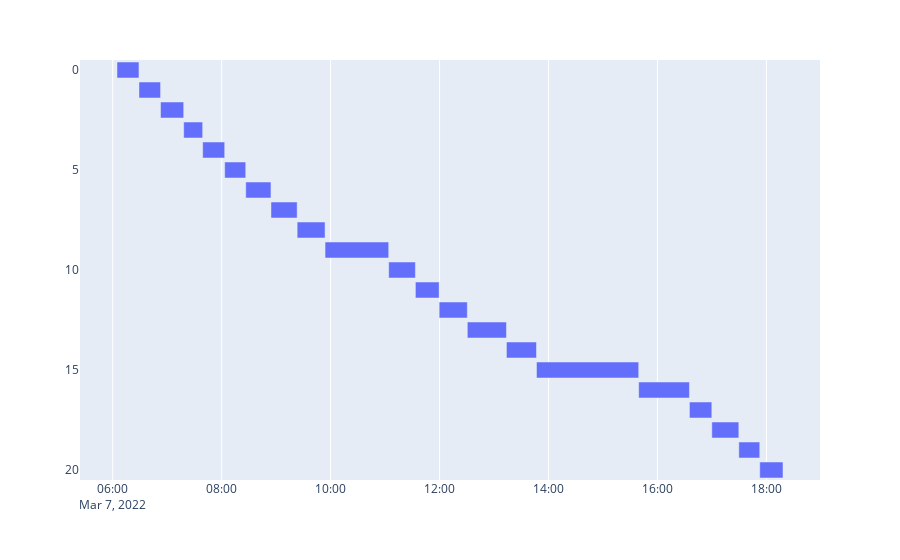

Notebook source saved alongside this figure:
### Code cell
#Look at predicted trip recordings
start_end_each_trip_dict_automated = [dict(Start=trips.positions[0].timestamp, End=trips.positions[-1].timestamp) for trips in automated_trips]
df_pyplot_automated  = pd.DataFrame(start_end_each_trip_dict_automated)

fig = px.timeline(df_pyplot_automated, x_start="Start", x_end="End")
fig.update_yaxes(autorange="reversed") # otherwise tasks are listed from the bottom up
fig.show()

### Figure 1 — Plotly figure (JSON) as saved in the notebook; plotly's stock layout.template omitted (floating-point values rounded to 4 significant figures)
{"data": [{"alignmentgroup": "True", "base": ["2022-03-07T06:04:41.869000+00:00", "2022-03-07T06:28:53.850000+00:00", "2022-03-07T06:52:39.879000+00:00", "2022-03-07T07:18:09.871000+00:00", "2022-03-07T07:39:02.838000+00:00", "2022-03-07T08:03:18.849000+00:00", "2022-03-07T08:26:29.881000+00:00", "2022-03-07T08:54:16.923000+00:00", "2022-03-07T09:23:07.901000+00:00", "2022-03-07T09:53:51.899000+00:00", "2022-03-07T11:03:57.932000+00:00", "2022-03-07T11:33:20.900000+00:00", "2022-03-07T11:59:31.894000+00:00", "2022-03-07T12:30:32.895000+00:00", "2022-03-07T13:13:38.911000+00:00", "2022-03-07T13:46:43.921000+00:00", "2022-03-07T15:39:18.886000+00:00", "2022-03-07T16:35:12.861000+00:00", "2022-03-07T16:59:50.917000+00:00", "2022-03-07T17:29:35.903000+00:00", "2022-03-07T17:52:38.936000+00:00"], "hovertemplate": "Start=%{base}<br>End=%{x}<extra></extra>", "legendgroup": "", "marker": {"color": "#636efa", "pattern": {"shape": ""}}, "name": "", "offsetgroup": "", "orientation": "h", "showlegend": false, "textposition": "auto", "type": "bar", "x": [1451981, 1426029, 1529992, 1252967, 1456011, 1391032, 1667042, 1730978, 1843998, 4206033, 1762968, 1570994, 1861001, 2586016, 1985010, 6754965, 3353975, 1478056, 1784986, 1383033, 1535970], "xaxis": "x", "yaxis": "y"}], "layout": {"barmode": "overlay", "legend": {"tracegroupgap": 0}, "margin": {"t": 60}, "xaxis": {"anchor": "y", "domain": [0, 1], "type": "date"}, "yaxis": {"anchor": "x", "autorange": "reversed", "domain": [0, 1]}}}
